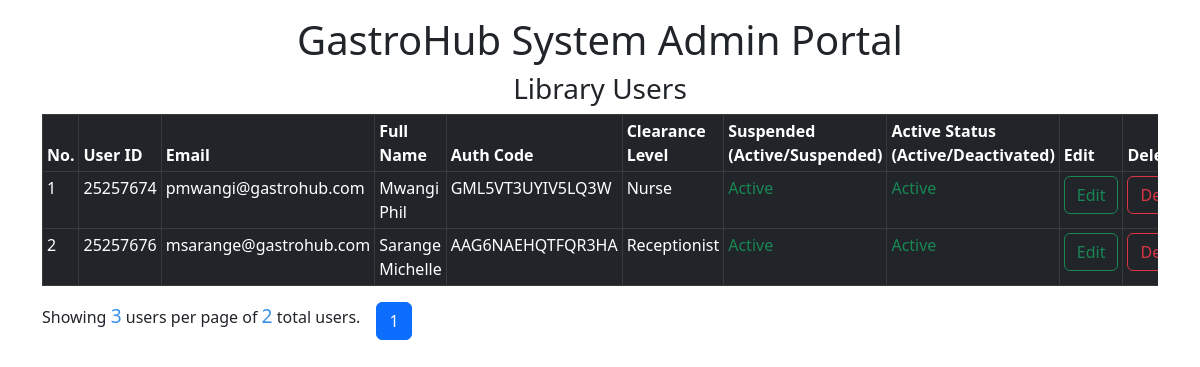
/GASTROHUB_ADMIN_PORTAL/view_all_users.php, run on the app's committed database.
### tables this page shows
CREATE TABLE `tbl_user` (
  `user_id` int(11) NOT NULL,
  `email` varchar(120) NOT NULL,
  `password` varchar(200) NOT NULL,
  `first_name` varchar(100) NOT NULL,
  `last_name` varchar(100) NOT NULL,
  `profile_image` varchar(200) DEFAULT NULL,
  `is_available` enum('0','1') NOT NULL DEFAULT '0',
  `processing` enum('0','1') NOT NULL DEFAULT '0',
  `google_auth_code` varchar(16) NOT NULL,
  `clearance_level_id` int(11) NOT NULL,
  `clearance_level_code` enum('L1','L2','L3','L4','L5') NOT NULL,
  `clearance_level` varchar(100) NOT NULL,
  `is_verified` tinyint(1) NOT NULL DEFAULT 0,
  `updated_at` timestamp NOT NULL DEFAULT current_timestamp(),
  `created_at` timestamp NOT NULL DEFAULT current_timestamp(),
  `suspended` enum('0','1') NOT NULL DEFAULT '0',
  `deactivated` enum('0','1') NOT NULL DEFAULT '0',
  `disabled_end_date` timestamp NOT NULL DEFAULT current_timestamp()
);

### GASTROHUB_ADMIN_PORTAL/view_all_users.php (the view, shortened to what this page needs)
<!DOCTYPE html>
<html lang="en">
<head>
    <?php include("../templates/head_links.php"); ?>
</head>
<body>
    <div class="container my-3">
        <div class="text-center">
            <h1>GastroHub System Admin Portal</h1>
            <h3>Library Users</h3>
        </div>
        <div class="table-responsive">
            <table class="table table-sm table-hover table-dark table-bordered" style="border-radius:10px;">
                <thead>
                    <tr>
                        <th>No.</th>
                        <th>User ID</th>
                        <th>Email</th>
                        <th>Full Name</th>
                        <th>Auth Code</th>
                        <th>Clearance Level</th>
                        <th>Suspended (Active/Suspended)</th>
                        <th>Active Status (Active/Deactivated)</th>
                        <th>Edit</th>
                        <th>Delete</th>
                    </tr>
                </thead>
                <tbody>
                    <?php
                    $servername = "localhost";
                    $username = "root";
                    $password = "";
                    $dbname = "gastrohub_db";
                    $conn = new mysqli($servername, $username, $password, $dbname);
                    $itemsPerPage = 3;
                    $currentPage = isset($_GET['page']) ? $_GET['page'] : 1;
                    $offset = ($currentPage - 1) * $itemsPerPage;
                    $sql = "SELECT * FROM tbl_user WHERE (clearance_level_code = 'L4' OR clearance_level_code = 'L5') ORDER BY last_name LIMIT $offset, $itemsPerPage";
                    $result = $conn->query($sql);
                    $counter = $offset;
                    if ($result->num_rows > 0) {
                        while($row = $result->fetch_assoc()) {
                            $counter++;
                            echo "<tr>";
                            echo "<td>" . $counter . "</td>";
                            echo "<td>" . $row["user_id"] . "</td>";
                            echo "<td>" . $row["email"] . "</td>";
                            $fullName = $row["last_name"] . " " . $row["first_name"];
                            echo "<td>" . $fullName . "</td>";
                            echo "<td>" . $row["google_auth_code"] . "</td>";
                            echo "<td>" . $row["clearance_level"] . "</td>";
                            if($row["suspended"] == 0){
                                echo "<td class='text-success'>Active</td>";
                            } else {
                                echo "<td class='text-danger'>Suspended</td>";
                            }
                            if($row["deactivated"] == 0){
                                echo "<td class='text-success'>Active</td>";
                            } else {
                                echo "<td class='text-danger'>Deactivated</td>";
                            }
                            ?>
                            <td><a href="edit_user.php?user_id=<?php echo($row["user_id"]); ?>" class="btn btn-outline-success">Edit</a></td>
                            <td><a href="delete_user.php?user_id=<?php echo($row["user_id"]); ?>" class="btn btn-outline-danger">Delete</a></td>
                            <?php
                            echo "</tr>";
                        }
                    } else {
                        echo "<tr><td colspan='15'>No users found.</td></tr>";
                    }
                    ?>
                    </tbody>
            </table>
        </div>
        <div class="pagination">
            <?php
            $sql = "SELECT COUNT(*) AS total FROM tbl_user WHERE (clearance_level_code = 'L4' OR clearance_level_code = 'L5')";
            $result = $conn->query($sql);
            $row = $result->fetch_assoc();
            $totalItems = $row['total'];
            $totalPages = ceil($totalItems / $itemsPerPage);
            echo "<p>Showing <big style='color:#3C91E6;'>$itemsPerPage</big> users per page of <big style='color:#3C91E6;'>$totalItems</big> total users.</p>&emsp;";
            echo "<ul class='pagination justify-content-center'>";
            for ($i = 1; $i <= $totalPages; $i++) {
                $activeClass = ($i == $currentPage) ? 'active' : '';
                echo "<li class='page-item $activeClass'><a class='page-link' href='?page=$i'>$i</a></li>";
            }
            echo "</ul>";
            ?>
        </div>
    </div>
</body>
</html>

### templates/head_links.php (shortened to what this page needs)
<link href="https://cdn.jsdelivr.net/npm/bootstrap@5.3.0-alpha3/dist/css/bootstrap.min.css" rel="stylesheet">

### data on the page
tbl_user: user_id "25257674", email "pmwangi@gastrohub.com", fullName "Mwangi Phil", google_auth_code "GML5VT3UYIV5LQ3W", clearance_level "Nurse", suspended "Active", deactivated "Active"
tbl_user: user_id "25257676", email "msarange@gastrohub.com", fullName "Sarange Michelle", google_auth_code "AAG6NAEHQTFQR3HA", clearance_level "Receptionist", suspended "Active", deactivated "Active"

### other printed values
$itemsPerPage "3"
$totalItems "2"
